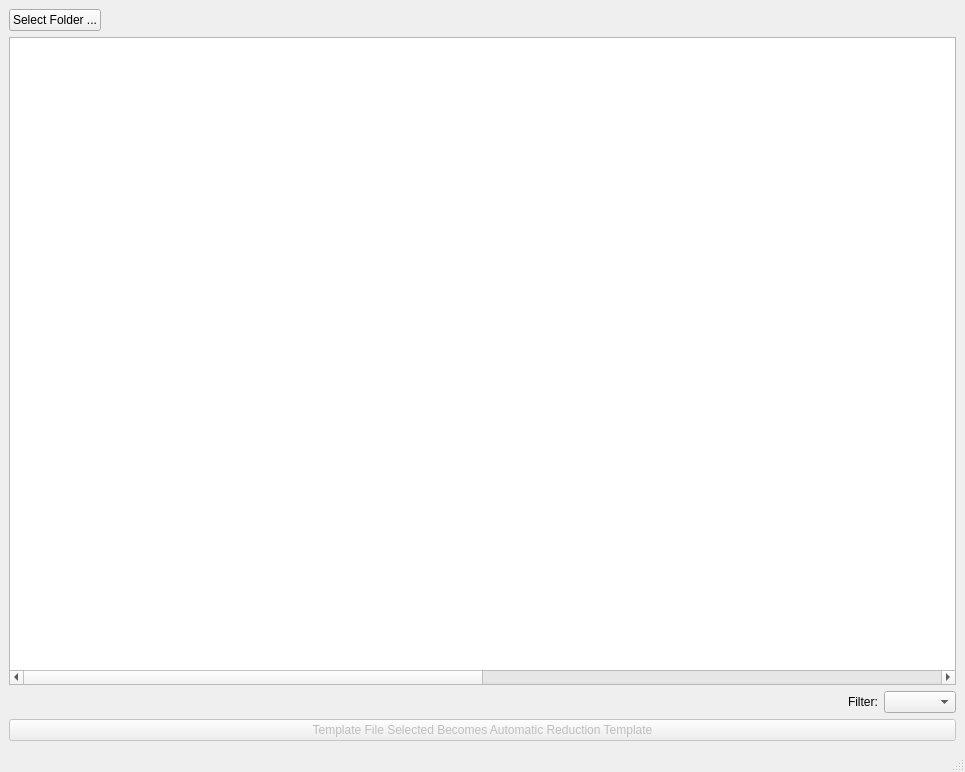
<?xml version="1.0" encoding="UTF-8"?>
<ui version="4.0">
 <class>MainWindow</class>
 <widget class="QMainWindow" name="MainWindow">
  <property name="geometry">
   <rect>
    <x>0</x>
    <y>0</y>
    <width>965</width>
    <height>772</height>
   </rect>
  </property>
  <property name="windowTitle">
   <string>Template Management</string>
  </property>
  <widget class="QWidget" name="centralwidget">
   <layout class="QVBoxLayout" name="verticalLayout">
    <item>
     <layout class="QHBoxLayout" name="horizontalLayout_2">
      <item>
       <widget class="QPushButton" name="select_folder_button">
        <property name="text">
         <string>Select Folder ...</string>
        </property>
       </widget>
      </item>
      <item>
       <spacer name="horizontalSpacer_2">
        <property name="orientation">
         <enum>Qt::Horizontal</enum>
        </property>
        <property name="sizeHint" stdset="0">
         <size>
          <width>40</width>
          <height>20</height>
         </size>
        </property>
       </spacer>
      </item>
     </layout>
    </item>
    <item>
     <widget class="QTableWidget" name="tableWidget">
      <property name="alternatingRowColors">
       <bool>true</bool>
      </property>
      <property name="selectionMode">
       <enum>QAbstractItemView::SingleSelection</enum>
      </property>
      <property name="selectionBehavior">
       <enum>QAbstractItemView::SelectRows</enum>
      </property>
      <attribute name="horizontalHeaderVisible">
       <bool>false</bool>
      </attribute>
      <attribute name="horizontalHeaderDefaultSectionSize">
       <number>700</number>
      </attribute>
      <attribute name="horizontalHeaderStretchLastSection">
       <bool>true</bool>
      </attribute>
      <attribute name="verticalHeaderVisible">
       <bool>false</bool>
      </attribute>
      <attribute name="verticalHeaderVisible">
       <bool>false</bool>
      </attribute>
      <attribute name="horizontalHeaderStretchLastSection">
       <bool>true</bool>
      </attribute>
      <attribute name="horizontalHeaderVisible">
       <bool>false</bool>
      </attribute>
      <attribute name="horizontalHeaderDefaultSectionSize">
       <number>700</number>
      </attribute>
      <column>
       <property name="text">
        <string>New Column</string>
       </property>
      </column>
      <column>
       <property name="text">
        <string>New Column</string>
       </property>
      </column>
     </widget>
    </item>
    <item>
     <layout class="QHBoxLayout" name="horizontalLayout">
      <item>
       <spacer name="horizontalSpacer">
        <property name="orientation">
         <enum>Qt::Horizontal</enum>
        </property>
        <property name="sizeHint" stdset="0">
         <size>
          <width>40</width>
          <height>20</height>
         </size>
        </property>
       </spacer>
      </item>
      <item>
       <widget class="QLabel" name="label">
        <property name="text">
         <string>Filter:</string>
        </property>
       </widget>
      </item>
      <item>
       <widget class="QComboBox" name="template_filter_button"/>
      </item>
     </layout>
    </item>
    <item>
     <layout class="QHBoxLayout" name="horizontalLayout_3">
      <item>
       <widget class="QPushButton" name="template_file_button">
        <property name="enabled">
         <bool>false</bool>
        </property>
        <property name="text">
         <string>Template File Selected Becomes Automatic Reduction Template</string>
        </property>
       </widget>
      </item>
     </layout>
    </item>
   </layout>
  </widget>
  <widget class="QMenuBar" name="menubar">
   <property name="geometry">
    <rect>
     <x>0</x>
     <y>0</y>
     <width>965</width>
     <height>25</height>
    </rect>
   </property>
  </widget>
  <widget class="QStatusBar" name="statusbar"/>
 </widget>
 <resources/>
 <connections>
  <connection>
   <sender>select_folder_button</sender>
   <signal>clicked()</signal>
   <receiver>MainWindow</receiver>
   <slot>browseFolderButton()</slot>
   <hints>
    <hint type="sourcelabel">
     <x>68</x>
     <y>48</y>
    </hint>
    <hint type="destinationlabel">
     <x>482</x>
     <y>385</y>
    </hint>
   </hints>
  </connection>
  <connection>
   <sender>template_filter_button</sender>
   <signal>currentIndexChanged(QString)</signal>
   <receiver>MainWindow</receiver>
   <slot>filterTemplateButton()</slot>
   <hints>
    <hint type="sourcelabel">
     <x>891</x>
     <y>693</y>
    </hint>
    <hint type="destinationlabel">
     <x>482</x>
     <y>385</y>
    </hint>
   </hints>
  </connection>
  <connection>
   <sender>template_file_button</sender>
   <signal>clicked()</signal>
   <receiver>MainWindow</receiver>
   <slot>templateFileSelectedButton()</slot>
   <hints>
    <hint type="sourcelabel">
     <x>482</x>
     <y>726</y>
    </hint>
    <hint type="destinationlabel">
     <x>482</x>
     <y>385</y>
    </hint>
   </hints>
  </connection>
  <connection>
   <sender>tableWidget</sender>
   <signal>cellClicked(int,int)</signal>
   <receiver>MainWindow</receiver>
   <slot>selectionChanged()</slot>
   <hints>
    <hint type="sourcelabel">
     <x>482</x>
     <y>369</y>
    </hint>
    <hint type="destinationlabel">
     <x>482</x>
     <y>385</y>
    </hint>
   </hints>
  </connection>
 </connections>
 <slots>
  <slot>browseFolderButton()</slot>
  <slot>filterTemplateButton()</slot>
  <slot>templateFileSelectedButton()</slot>
  <slot>selectionChanged()</slot>
 </slots>
</ui>
